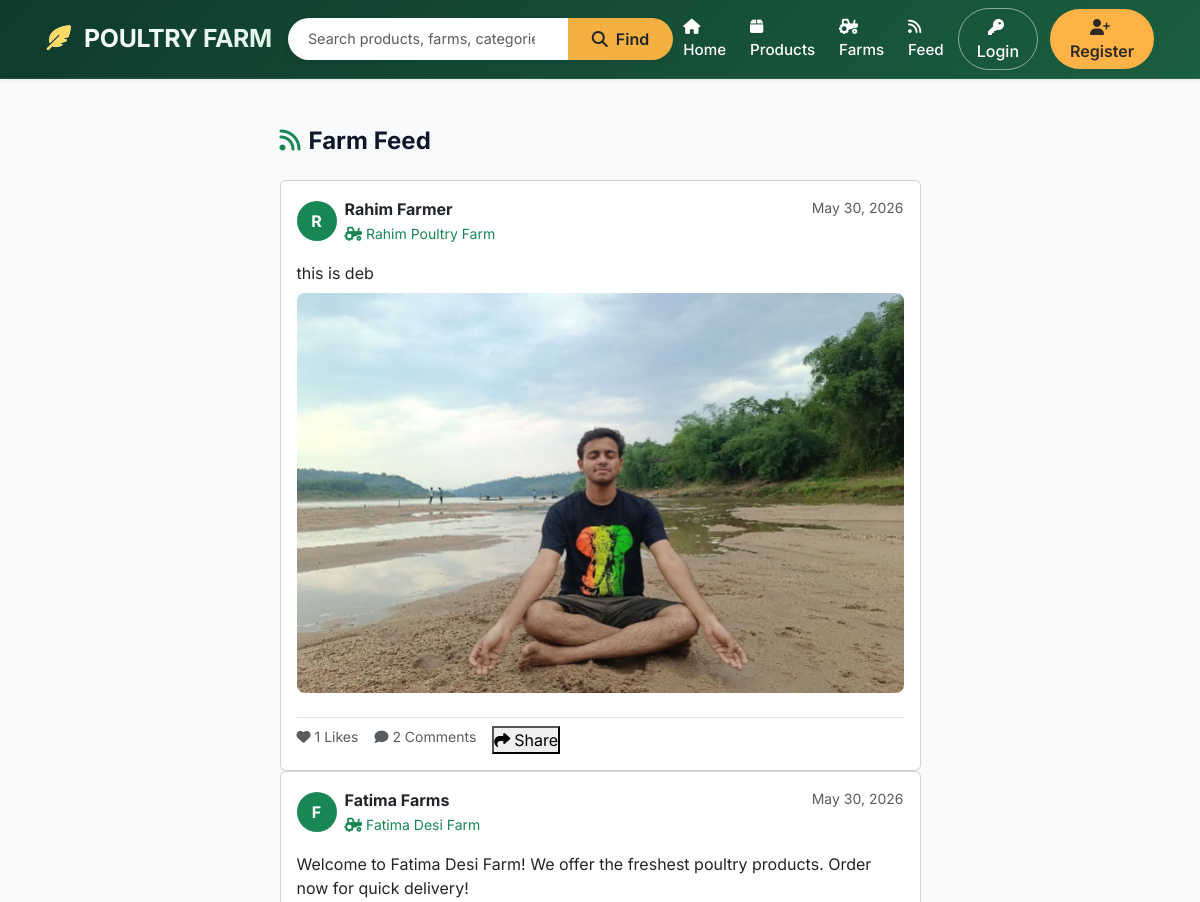
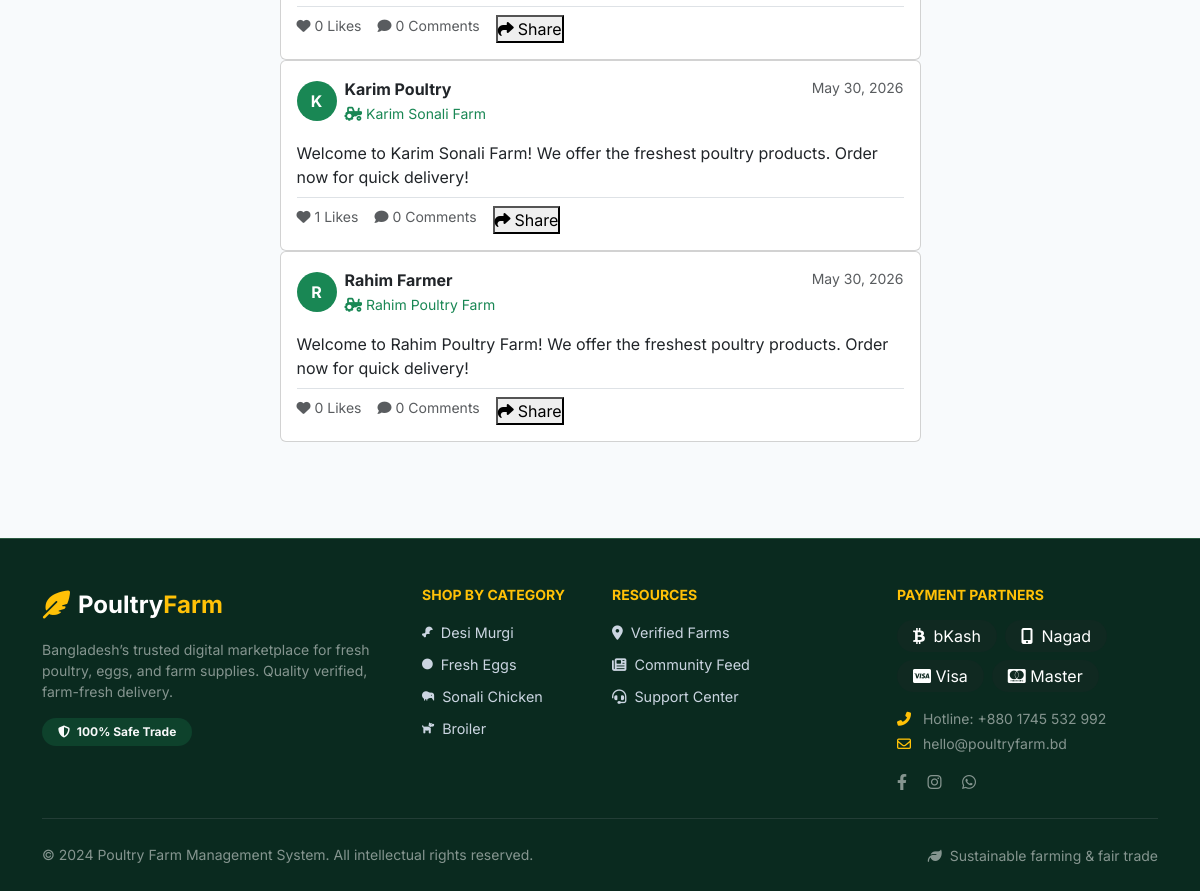
Page /social/feed/ on the committed database (2 pictures, top to bottom).
### social/models.py (models this page shows, shortened)
class FarmPost(models.Model):
    seller = models.ForeignKey(User, on_delete=models.CASCADE, related_name='posts')
    content = models.TextField()
    image = models.ImageField(upload_to='posts/', null=True, blank=True)
    created_at = models.DateTimeField(auto_now_add=True)
    updated_at = models.DateTimeField(auto_now=True)
    class Meta:
        ordering = ['-created_at']
    def get_like_count(self):
        return self.likes.count()
    def get_comment_count(self):
        return self.comments.count()

### accounts/models.py (models this page shows, shortened)
class User(AbstractBaseUser, PermissionsMixin):
    USER_TYPE_CHOICES = [
        ('buyer', 'Buyer'),
        ('seller', 'Seller'),
        ('admin', 'Admin'),
    ]
    email = models.EmailField(unique=True)
    full_name = models.CharField(max_length=150)
    phone_number = models.CharField(max_length=20)
    user_type = models.CharField(max_length=10, choices=USER_TYPE_CHOICES, default='buyer')
    profile_image = models.ImageField(upload_to='profiles/', null=True, blank=True)
    is_active = models.BooleanField(default=True)
    is_staff = models.BooleanField(default=False)
    date_joined = models.DateTimeField(default=timezone.now)
    USERNAME_FIELD = 'email'
    REQUIRED_FIELDS = ['full_name']
    objects = UserManager()
    @property
    def has_farm_profile(self):
        return hasattr(self, 'farm_profile')

### farms/models.py (models this page shows, shortened)
class FarmProfile(models.Model):
    seller = models.OneToOneField(User, on_delete=models.CASCADE, related_name='farm_profile')
    farm_name = models.CharField(max_length=200)
    location = models.CharField(max_length=300)
    farm_image = models.ImageField(upload_to='farms/', null=True, blank=True)
    contact_number = models.CharField(max_length=20)
    description = models.TextField()
    is_verified = models.BooleanField(default=False)
    created_at = models.DateTimeField(auto_now_add=True)
    updated_at = models.DateTimeField(auto_now=True)

### social/views.py (the view)
# urls.py: path('feed/', views.feed_view, name='feed'),
def feed_view(request):
    posts = FarmPost.objects.select_related('seller__farm_profile').all()
    return render(request, 'social/feed.html', {'posts': posts})

### templates/social/feed.html (shortened to what this page needs)
{% extends 'base.html' %}
{% load social_tags %}
{% block content %}
<div class="container py-4">
    <div class="row justify-content-center">
        <div class="col-lg-7">
            <h4 class="fw-bold mb-4"><i class="fas fa-rss me-2 text-success"></i>Farm Feed</h4>
            {% for post in posts %}
            <div class="post-card card">
                <div class="card-body">
                    <div class="d-flex justify-content-between align-items-start mb-3">
                        <div class="d-flex align-items-center gap-2">
                            {% if post.seller.profile_image %}
                            <img src="{{ post.seller.profile_image.url }}" class="rounded-circle" width="40" height="40" style="object-fit:cover">
                            {% else %}
                            <div class="rounded-circle bg-success text-white d-flex align-items-center justify-content-center fw-bold" style="width:40px;height:40px">{{ post.seller.full_name|first|upper }}</div>
                            {% endif %}
                            <div>
                                <div class="fw-bold">{{ post.seller.full_name }}</div>
                                {% if post.seller.has_farm_profile %}
                                <a href="{% url 'farms:farm_detail' post.seller.farm_profile.pk %}" class="text-success small text-decoration-none">
                                    <i class="fas fa-tractor me-1"></i>{{ post.seller.farm_profile.farm_name }}
                                </a>
                                {% endif %}
                            </div>
                        </div>
                        <div class="d-flex align-items-center gap-2">
                            <small class="text-muted">{{ post.created_at|date:"M d, Y" }}</small>
                        </div>
                    </div>
                    <p class="mb-2">{{ post.content }}</p>
                    {% if post.image %}
                    <img src="{{ post.image.url }}" class="w-100 rounded-3 mb-3" style="max-height:400px;object-fit:cover" alt="Post Image">
                    {% endif %}
                    <div class="post-actions d-flex gap-3 border-top pt-2 mt-2">
                        {% if user.is_authenticated %}
                        {% with post|is_liked_by:user as already_liked %}
                        <button onclick="likePost({{ post.pk }})" id="like-btn-{{ post.pk }}"
                            class="{% if already_liked %}text-success{% endif %}">
                            <i class="fas fa-heart me-1"></i>
                            <span id="like-count-{{ post.pk }}">{{ post.get_like_count }}</span> Likes
                        </button>
                        {% endwith %}
                        <button data-bs-toggle="collapse" data-bs-target="#comments-{{ post.pk }}">
                            <i class="fas fa-comment me-1"></i>
                            <span id="comment-count-{{ post.pk }}">{{ post.get_comment_count }}</span> Comments
                        </button>
                        {% else %}
                        <span class="text-muted small"><i class="fas fa-heart me-1"></i>{{ post.get_like_count }} Likes</span>
                        <span class="text-muted small"><i class="fas fa-comment me-1"></i>{{ post.get_comment_count }} Comments</span>
                        {% endif %}
                        <button onclick="navigator.share ? navigator.share({title:'{{ post.seller.full_name }}', url:window.location.href}) : (navigator.clipboard.writeText(window.location.href), alert('Link copied!'))">
                            <i class="fas fa-share me-1"></i>Share
                        </button>
                    </div>
                </div>
            </div>
            {% empty %}
            <div class="text-center py-5">
                <i class="fas fa-rss fa-3x text-muted mb-3"></i>
                <h5 class="text-muted">No posts yet</h5>
                {% if user.is_seller %}<a href="{% url 'farms:my_farm' %}" class="btn btn-success mt-2">Create Your First Post</a>{% endif %}
            </div>
            {% endfor %}
        </div>
    </div>
</div>
{% endblock %}

### templates/base.html (shortened to what this page needs)
<!DOCTYPE html>
<html lang="en">
<head>
    {% load static %}
    <link href="https://cdn.jsdelivr.net/npm/bootstrap@5.3.0/dist/css/bootstrap.min.css" rel="stylesheet">
    <link href="https://cdnjs.cloudflare.com/ajax/libs/font-awesome/6.4.0/css/all.min.css" rel="stylesheet">
</head>
<body>
<nav class="navbar navbar-expand-lg navbar-premium sticky-top shadow-sm">
    <div class="container px-2 px-lg-3">
        <a class="navbar-brand fw-bold" href="{% url 'home' %}">
            <i class="fas fa-feather-alt me-2" style="color: #ffd966;"></i> POULTRY FARM
        </a>
        <div class="collapse navbar-collapse" id="navbarNav">
            <form class="d-flex mx-auto my-2 my-lg-0 w-100 w-lg-50" method="GET" action="{% url 'products:product_list' %}">
                <div class="input-group shadow-sm">
                    <input class="form-control search-bar" type="search" name="q" placeholder="Search products, farms, categories..." value="{{ request.GET.q }}" aria-label="Search">
                    <button class="btn search-btn" type="submit"><i class="fas fa-search me-1"></i> Find</button>
                </div>
            </form>
            <ul class="navbar-nav ms-auto mt-3 mt-lg-0 align-items-center gap-1">
                <li class="nav-item"><a class="nav-link text-white" href="{% url 'home' %}"><i class="fas fa-home me-1"></i> Home</a></li>
                <li class="nav-item"><a class="nav-link text-white" href="{% url 'products:product_list' %}"><i class="fas fa-box me-1"></i> Products</a></li>
                <li class="nav-item"><a class="nav-link text-white" href="{% url 'farms:farm_list' %}"><i class="fas fa-tractor me-1"></i> Farms</a></li>
                <li class="nav-item"><a class="nav-link text-white" href="{% url 'social:feed' %}"><i class="fas fa-rss me-1"></i> Feed</a></li>
                {% if user.is_authenticated %}
                    {% if user.is_buyer %}
                    <li class="nav-item position-relative">
                        <a class="nav-link text-white" href="{% url 'orders:cart' %}">
                            <i class="fas fa-shopping-cart cart-icon"></i>
                            {% if cart_count > 0 %}
                            <span class="badge-counter">{{ cart_count }}</span>
                            {% endif %}
                        </a>
                    </li>
                    {% endif %}
                    <li class="nav-item position-relative">
                        <a class="nav-link text-white" href="{% url 'notifications:list' %}">
                            <i class="fas fa-bell"></i>
                            {% if notification_count > 0 %}
                            <span class="badge-counter">{{ notification_count }}</span>
                            {% endif %}
                        </a>
                    </li>
                    <li class="nav-item dropdown">
                        <a class="nav-link dropdown-toggle text-white d-flex align-items-center" href="#" id="navbarDropdown" role="button" data-bs-toggle="dropdown" aria-expanded="false">
                            {% if user.profile_image %}
                            <img src="{{ user.profile_image.url }}" class="profile-img-sm me-2" alt="profile">
                            {% else %}
                            <i class="fas fa-user-circle fa-lg me-1"></i>
                            {% endif %}
                            <span class="fw-semibold">{{ user.full_name|truncatechars:14 }}</span>
                        </a>
                        <ul class="dropdown-menu dropdown-menu-modern dropdown-menu-end">
                            <li><a class="dropdown-item" href="{% url 'accounts:profile' %}"><i class="fas fa-id-card me-2 text-success"></i> My Profile</a></li>
                            {% if user.is_seller %}
                            <li><a class="dropdown-item" href="{% url 'farms:my_farm' %}"><i class="fas fa-tractor me-2 text-success"></i> My Farm Dashboard</a></li>
                            <li><a class="dropdown-item" href="{% url 'products:seller_products' %}"><i class="fas fa-egg me-2 text-success"></i> Manage Products</a></li>
                            {% endif %}
                            <li><a class="dropdown-item" href="{% url 'orders:order_list' %}"><i class="fas fa-receipt me-2 text-success"></i> Order History</a></li>
                            <li><a class="dropdown-item" href="{% url 'chat:chat_list' %}"><i class="fas fa-comment-dots me-2 text-success"></i> Messages</a></li>
                            <li><hr class="dropdown-divider"></li>
                            <li><a class="dropdown-item text-danger" href="{% url 'accounts:logout' %}"><i class="fas fa-sign-out-alt me-2"></i> Logout</a></li>
                        </ul>
                    </li>
                {% else %}
                    <li class="nav-item"><a class="btn btn-outline-light-custom me-2" href="{% url 'accounts:login' %}"><i class="fas fa-key me-1"></i> Login</a></li>
                    <li class="nav-item"><a class="btn btn-warning-custom" href="{% url 'accounts:register' %}"><i class="fas fa-user-plus me-1"></i> Register</a></li>
                {% endif %}
            </ul>
        </div>
    </div>
</nav>
<main class="py-4">
    {% block content %}{% endblock %}
</main>
<footer class="footer-premium text-white pt-5 pb-4 mt-5">
    <div class="container">
        <div class="row g-4">
            <div class="col-lg-4 col-md-6">
                <div class="d-flex align-items-center mb-3">
                    <i class="fas fa-feather-alt fs-3 me-2 text-warning"></i>
                    <span class="fw-bold fs-4">Poultry<span class="text-warning">Farm</span></span>
                </div>
                <p class="text-white-50 small lh-base">Bangladesh’s trusted digital marketplace for fresh poultry, eggs, and farm supplies. Quality verified, farm-fresh delivery.</p>
                <div class="mt-3">
                    <span class="badge bg-success bg-opacity-25 text-light px-3 py-2 rounded-pill"><i class="fas fa-shield-alt me-1"></i> 100% Safe Trade</span>
                </div>
            </div>
            <div class="col-lg-2 col-md-6">
                <h6 class="fw-bold text-uppercase small text-warning mb-3">Shop by Category</h6>
                <ul class="list-unstyled">
                    <li class="mb-2"><a href="{% url 'products:product_list' %}?category=desi_murgi" class="footer-link">Desi Murgi</a></li>
                    <li class="mb-2"><a href="{% url 'products:product_list' %}?category=egg" class="footer-link">Fresh Eggs</a></li>
                    <li class="mb-2"><a href="{% url 'products:product_list' %}?category=sonali" class="footer-link">Sonali Chicken</a></li>
                    <li class="mb-2"><a href="{% url 'products:product_list' %}?category=broiler" class="footer-link">Broiler</a></li>
                </ul>
            </div>
            <div class="col-lg-3 col-md-6">
                <h6 class="fw-bold text-uppercase small text-warning mb-3">Resources</h6>
                <ul class="list-unstyled">
                    <li class="mb-2"><a href="{% url 'farms:farm_list' %}" class="footer-link"><i class="fas fa-map-marker-alt me-2"></i>Verified Farms</a></li>
                    <li class="mb-2"><a href="{% url 'social:feed' %}" class="footer-link"><i class="fas fa-newspaper me-2"></i>Community Feed</a></li>
                    <li class="mb-2"><a href="#" class="footer-link"><i class="fas fa-headset me-2"></i>Support Center</a></li>
                </ul>
            </div>
            <div class="col-lg-3 col-md-6">
                <h6 class="fw-bold text-uppercase small text-warning mb-3">Payment Partners</h6>
                <div class="d-flex flex-wrap gap-2 mb-3">
                    <span class="bg-dark bg-opacity-25 px-3 py-1 rounded-pill"><i class="fab fa-btc me-1"></i> bKash</span>
                    <span class="bg-dark bg-opacity-25 px-3 py-1 rounded-pill"><i class="fas fa-mobile-alt me-1"></i> Nagad</span>
                    <span class="bg-dark bg-opacity-25 px-3 py-1 rounded-pill"><i class="fab fa-cc-visa"></i> Visa</span>
                    <span class="bg-dark bg-opacity-25 px-3 py-1 rounded-pill"><i class="fab fa-cc-mastercard"></i> Master</span>
                </div>
                <p class="text-white-50 small mb-1"><i class="fas fa-phone-alt me-2 text-warning"></i> Hotline: +880 1745 532 992</p>
                <p class="text-white-50 small"><i class="far fa-envelope me-2 text-warning"></i> hello@poultryfarm.bd</p>
                <div class="mt-2">
                    <a href="#" class="text-white-50 me-3"><i class="fab fa-facebook-f"></i></a>
                    <a href="#" class="text-white-50 me-3"><i class="fab fa-instagram"></i></a>
                    <a href="#" class="text-white-50"><i class="fab fa-whatsapp"></i></a>
                </div>
            </div>
        </div>
        <hr class="border-secondary my-4">
        <div class="row align-items-center">
            <div class="col-md-6 text-center text-md-start">
                <p class="small text-white-50 mb-0">&copy; 2024 Poultry Farm Management System. All intellectual rights reserved.</p>
            </div>
            <div class="col-md-6 text-center text-md-end mt-2 mt-md-0">
                <span class="small text-white-50"><i class="fas fa-leaf me-1"></i> Sustainable farming & fair trade</span>
            </div>
        </div>
    </div>
</footer>
</body>
</html>

### rows in the picture
FarmPost: seller.full_name|first "R", seller.full_name "Rahim Farmer", seller.farm_profile.farm_name "Rahim Poultry Farm", created_at "May 30, 2026", content "this is deb", image (picture), get_like_count "1", get_comment_count "2"
FarmPost: seller.full_name|first "F", seller.full_name "Fatima Farms", seller.farm_profile.farm_name "Fatima Desi Farm", created_at "May 30, 2026", content "Welcome to Fatima Desi Farm! We offer the freshest poultry products. Order now for quick delivery!", get_like_count "0", get_comment_count "0"
FarmPost: seller.full_name|first "K", seller.full_name "Karim Poultry", seller.farm_profile.farm_name "Karim Sonali Farm", created_at "May 30, 2026", content "Welcome to Karim Sonali Farm! We offer the freshest poultry products. Order now for quick delivery!", get_like_count "1", get_comment_count "0"
FarmPost: seller.full_name|first "R", seller.full_name "Rahim Farmer", seller.farm_profile.farm_name "Rahim Poultry Farm", created_at "May 30, 2026", content "Welcome to Rahim Poultry Farm! We offer the freshest poultry products. Order now for quick delivery!", get_like_count "0", get_comment_count "0"
